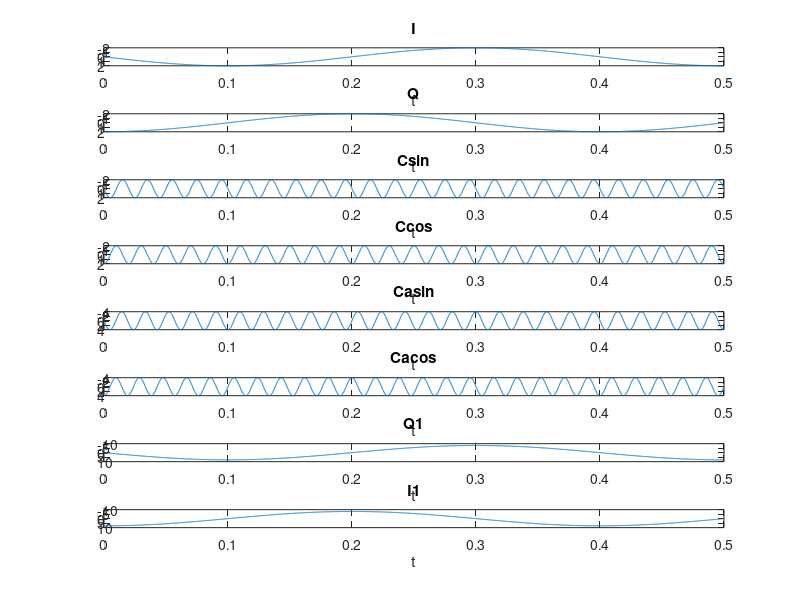
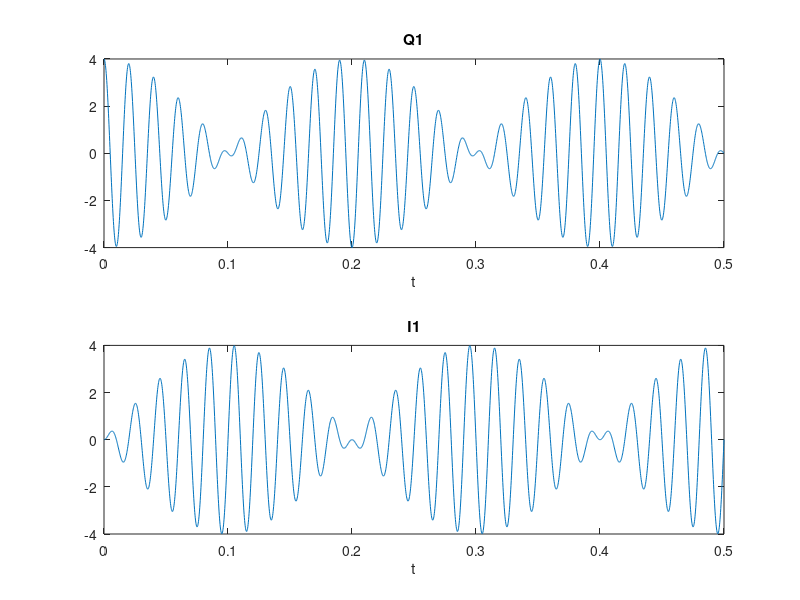

Source code (MATLAB) for these figures, in order:
clear 
close all
clc
%原始信号参数
Aa=2;               %amplify
fa=2.5;             %Hz
wa=2*pi*fa;         %rad/s
pa=0;               %rad
%载波信号参数
Ac=2;               %amplify
fc=50;              %Hz
wc=2*pi*fc;         %rad/s
pc=0;               %rad
%采样
T=0.5;                %s  %观测时间
fs=100*fc;          %Hz %采样频率
d=1/fs;             %s  %采样间隔
t=0:d:T;       		%离散时间t
I=Aa*sin(wa*t+pa);  %I信号
Q=Aa*cos(wa*t+pa);  %Q信号

Csin=Ac*sin(wc*t+pc);  %载波正弦信号
Ccos=Ac*cos(wc*t+pc);  %载波余弦信号
%cos(a+b)=cosacosb-sinasinb
%sin(a+b)=sinacosb+cosasinb
Cacos=Q.*Ccos-I.*Csin; %DUC后Ca余弦信号
Casin=I.*Ccos+Q.*Csin; %DUC后Ca正弦信号
%cos(a-b)=cosacosb+sinasinb
%sin(a-b)=sinacosb-cosasinb
I1=Cacos.*Ccos+Casin.*Csin;%DDC后I1余弦信号
Q1=Casin.*Ccos-Cacos.*Csin;%DDC后Q1正弦信号
figure(1)
subplot(8,1,1);%画图 
plot(t,I);xlabel('t');title('I');%画I的原始波形
subplot(8,1,2);%画图 
plot(t,Q);xlabel('t');title('Q');%画Q的原始波形
subplot(8,1,3);%画图 
plot(t,Csin);xlabel('t');title('Csin');%画载波正弦信号
subplot(8,1,4);%画图 \
plot(t,Ccos);xlabel('t');title('Ccos');%画载波余弦信号
subplot(8,1,5);%画图 
plot(t,Casin);xlabel('t');title('Casin');%画DUC正弦信号
subplot(8,1,6);%画图 
plot(t,Cacos);xlabel('t');title('Cacos');%画DUC余弦信号
subplot(8,1,7);%画图 
plot(t,Q1);xlabel('t');title('Q1');%画DDC正弦信号
subplot(8,1,8);%画图 
plot(t,I1);xlabel('t');title('I1');%画DDC余弦信号
figure(2)
subplot(2,1,1);%画图 
plot(t,Q.*Ccos);xlabel('t');title('Q1');%画DUC余弦变换余弦因子
subplot(2,1,2);%画图 
plot(t,I.*Csin);xlabel('t');title('I1');%画DUC余弦变换正弦因子